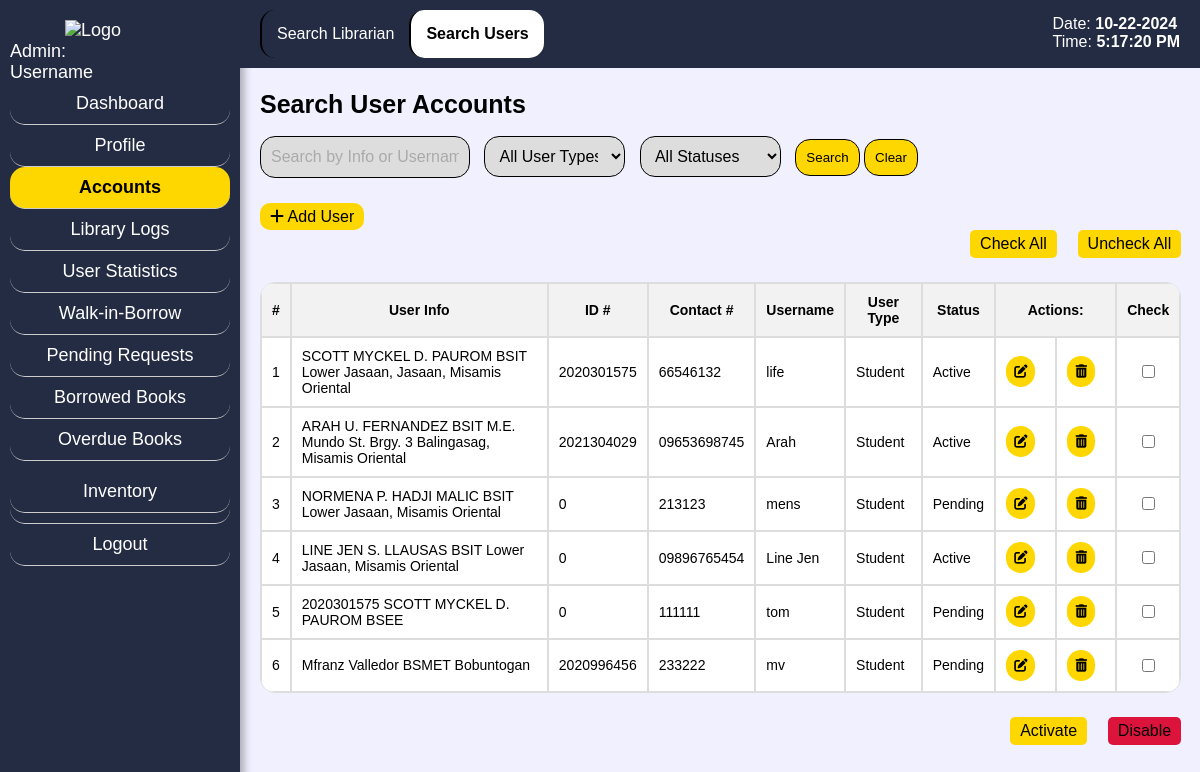
The page /admin_users.php on the database its author committed.
### tables this page shows
CREATE TABLE `users` (
  `uid` int(9) NOT NULL,
  `contact` varchar(255) NOT NULL,
  `username` varchar(255) NOT NULL,
  `password` varchar(255) NOT NULL,
  `info` varchar(255) NOT NULL,
  `idnum` varchar(255) NOT NULL,
  `user_type` varchar(99) NOT NULL,
  `profile_image` varchar(99) NOT NULL,
  `status` varchar(99) NOT NULL
);

### admin_users.php (the view, shortened to what this page needs)
<?php
include 'config.php';
?>
<!DOCTYPE html>
<html lang="en">
<head>
    <link rel="stylesheet" href="css/admin_srch.css">
    <link rel="stylesheet" href="https://cdnjs.cloudflare.com/ajax/libs/font-awesome/6.0.0-beta3/css/all.min.css">
</head>
<body class="bg">
<div class="sidebar">
    <span style="margin-left: 25%;"><img src="css/pics/logop.png" alt="Logo" class="logo"></span>
        <?php
        if(isset($admin_username_display)) {
            echo '<div class="hell">Admin: ' . $admin_username_display . '</span></div>';
        } else {
            echo '<div>Admin: <br>Username</div>';
        }
        ?>
<a href="admin_dash.php<?php if (isset($aid)) echo '?aid=' . $aid; ?>" class="sidebar-item">Dashboard</a>
<a href="admin_pf.php<?php if (isset($aid)) echo '?aid=' . $aid; ?>" class="sidebar-item">Profile</a>
<a href="admin_users.php<?php if (isset($aid)) echo '?aid=' . $aid; ?>" class="sidebar-item active">Accounts</a>
<a href="admin_attd.php<?php if (isset($aid)) echo '?aid=' . $aid; ?>" class="sidebar-item">Library Logs</a>
<a href="admin_stat.php<?php if (isset($aid)) echo '?aid=' . $aid; ?>" class="sidebar-item">User Statistics</a>
<a href="admin_wres.php<?php if (isset($aid)) echo '?aid=' . $aid; ?>" class="sidebar-item">Walk-in-Borrow</a>
<a href="admin_preq.php<?php if (isset($aid)) echo '?aid=' . $aid; ?>" class="sidebar-item">Pending Requests</a>
<a href="admin_brel.php<?php if (isset($aid)) echo '?aid=' . $aid; ?>" class="sidebar-item">Borrowed Books</a>
<a href="admin_ob.php<?php if (isset($aid)) echo '?aid=' . $aid; ?>" class="sidebar-item">Overdue Books</a>
<div class="sidebar-item dropdown">
            <a href="#" class="dropdown-link" onmouseover="toggleDropdown(event)">Inventory</a>
        </div>
    <a href="login.php" class="sidebar-item logout-btn">Logout</a>
</div>
<div class="content">
    <nav class="secondary-navbar">
        <a href="admin_srch.php<?php if (isset($aid)) echo '?aid=' . $aid; ?>" class="secondary-navbar-item">Search Librarian</a>
        <a href="admin_users.php<?php if (isset($aid)) echo '?aid=' . $aid; ?>" class="secondary-navbar-item active">Search Users</a>
    </nav>
</div>
<div class="fixed-date-time">
        <p>Date: <span id="current-date"><?php echo date("m-d-Y"); ?></span></p>
        <p>Time: <span id="current-time"></span></p>
    </div>
<div class="content-container">
    <div class="search-bar">
    <h1 style="color: black;">Search User Accounts</h1>
        <input type="text" id="searchInput" placeholder="Search by Info or Username...">
        <select id="userTypeFilter">
            <option value="">All User Types</option>
        </select>
        <select id="statusFilter">
            <option value="">All Statuses</option>
        </select>
        <button type="button" onclick="applyFilters()">Search</button>
        <button type="button" onclick="clearFilters()">Clear</button>
    </div>
    <a href="admin_adu.php<?php if (isset($aid)) echo '?aid=' . $aid; ?>" class="add-lib"><i class='fas fa-plus'></i> Add User</a>
    <div class="table-actions">
        <button type="button" onclick="checkAll()">Check All</button>
        <button type="button" onclick="uncheckAll()">Uncheck All</button>
    </div>
    <table style="margin-top: 20px;">
        <thead>
            <tr>
                <th>#</th>
                <th>User Info</th>
                <th>ID #</th>
                <th>Contact #</th>
                <th>Username</th>
                <th>User Type</th>
                <th>Status</th>
                <th colspan="2">Actions:</th>
                <th>Check</th>
            </tr>
        </thead>
        <tbody id="userTableBody">
            <?php
            $query = "SELECT * FROM users";
            $result = $mysqli->query($query);
            $counter = 1;
            while ($row = $result->fetch_assoc()) {
                echo "<tr>";
                echo "<td>" . $counter++ . "</td>";
                echo "<td>" . $row['info'] . "</td>";
                echo "<td>" . $row['idnum'] . "</td>";
                echo "<td>" . $row['contact'] . "</td>";
                echo "<td>" . $row['username'] . "</td>";
                echo "<td>" . $row['user_type'] . "</td>";
                echo "<td>" . $row['status'] . "</td>";
                echo '<td style="text-align:center;">';
                echo '<button class="edit-btn" onclick="editUser(' . $row['uid'] . ',' . $aid . ')"><i class="fas fa-edit"></i></button>';
                echo '</td>';
                echo '<td style="text-align:center;">';
                echo '<button class="delete-btn" onclick="deleteUser(' . $row['uid'] . ')"><i class="fas fa-trash-alt"></i></button>';
                echo '</td>';
                echo '<td style="text-align:center;">';
                echo '<input type="checkbox" name="user_check[]" value="' . $row['uid'] . '">';
                echo '</td>';
                echo "</tr>";
            }
            ?>
        </tbody>
    </table>
    <div class="status-actions">
        <button type="button" onclick="updateStatus('activate')">Activate</button>
        <button type="button" id="disable" onclick="updateStatus('disable')">Disable</button>
    </div>
</div>
</body>
</html>

### css/admin_srch.css (style rules this page uses)
.bg { margin: 0; padding: 0; font-family: Century Gothic,CenturyGothic,AppleGothic,sans-serif; background-color: #F0F0FF; }
.logo { height: 50px; width: auto; }
.sidebar { background-color: #242c44; width: 220px; padding: 20px 10px 20px 10px; height: 100%; font-size: 18px; position: fixed; top: 0; color: white; box-shadow: 4px 0 8px rgba(0, 0, 0, 0.3); }
.sidebar-item { padding: 10px 0; border-bottom: 1px solid #ccc; text-decoration: none; color: white; display: block; text-align: center; border-radius: 15px; }
.sidebar-item.active { background-color: gold; color: black; font-weight: bold; display: block; padding: 10px 0; }
.logout-btn { margin-top: auto; padding: 10px 0; text-decoration: none; color: white; display: block; text-align: center; border-radius: 15px; }
.secondary-navbar { background-color: #242c44; padding: 10px 20px; display: block; float: left; align-items: center; margin-left: 240px; position: fixed; width: 100%; position: fixed; top: 0; z-index: 1000; }
.secondary-navbar-item { padding: 15px; text-decoration: none; color: white; display: block; border-left: 2px solid black; float: left; text-align: center; border-radius: 15px; }
.secondary-navbar-item.active { background-color: white; color: black; font-weight: bold; }
.content-container { margin-top: 70px; margin-left: 240px; padding-left: 20px; overflow-y: auto; height: calc(100% - 70px); padding-bottom: 20px; }
.search-bar { margin-top: 20px; margin-bottom: 20px; }
.search-bar input[type="text"], .search-bar input[type="number"], .search-bar select, .search-bar button[type="submit"] { padding: 10px; font-size: 16px; border: 1px solid black; display: inline-block; margin-right: 10px; background-color: #ddd; }
.search-bar input[type="text"] { width: 20%; border-radius: 15px; }
.search-bar select { width: 15%; border-radius: 15px; }
.search-bar input[type="text"]::placeholder { color: #aaa; }
.search-bar button[type="button"] { background-color: gold; color: black; cursor: pointer; border-radius: 15px; padding: 10px; border: solid black 1px; }
h1 { font-size: 25px; }
table { width: 98%; margin-top: -10px; font-size: 14px; border-spacing: 0; border-radius: 15px; overflow: hidden; border: 1px solid #ddd; }
table tr { color: black; background-color: white; }
table th, table td { padding: 10px; border: 1px solid #ddd; text-align: left; }
table th { background-color: #f2f2f2; text-align: center; }
.fixed-date-time { position: fixed; top: 15px; right: 20px; color: white; font-size: 16px; z-index: 1000; }
.fixed-date-time p { margin: 0; padding: 0; }
.fixed-date-time span { font-weight: bold; }
.edit-btn, .delete-btn { border: none; background-color: gold; color: black; border-radius: 30px; padding: 8px; cursor: pointer; transition: background-color 0.3s; margin-right: 10px; text-decoration: none; }
input[type="number"], input[type="text"] { width: 500px; height: 20px; padding: 5px; border: none; border-radius: 5px; margin-bottom: 10px; background-color: white; color: black; }
.dropdown-link { padding: 10px 0; border-bottom: 1px solid #ccc; text-decoration: none; color: white; display: block; text-align: center; border-radius: 15px; }
.add-lib { background-color: gold; color: black; cursor: pointer; border-radius: 10px; padding: 5px; padding-left: 10px; padding-right: 10px; text-decoration: none; }
.table-actions { display: flex; justify-content: flex-end; margin-bottom: 10px; }
.table-actions button { background-color: gold; border: none; color: black; padding: 5px; padding-left: 10px; padding-right: 10px; text-align: center; text-decoration: none; display: inline-block; font-size: 16px; margin: 4px 2px; cursor: pointer; border-radius: 5px; margin-right: 2%; }
.status-actions { display: flex; justify-content: flex-end; margin-top: 20px; }
.status-actions button { background-color: gold; border: none; color: black; padding: 5px; padding-left: 10px; padding-right: 10px; text-align: center; text-decoration: none; display: inline-block; font-size: 16px; margin: 4px 2px; cursor: pointer; border-radius: 5px; margin-right: 2%; }
#disable { background-color: crimson; }

### rows shown on the page
users: info "SCOTT MYCKEL D. PAUROM BSIT Lower Jasaan, Jasaan, Misamis Oriental", idnum "2020301575", contact "66546132", username "life", user_type "Student", status "Active"
users: info "ARAH U. FERNANDEZ BSIT M.E. Mundo St. Brgy. 3 Balingasag, Misamis Oriental", idnum "2021304029", contact "09653698745", username "Arah", user_type "Student", status "Active"
users: info "NORMENA P. HADJI MALIC BSIT Lower Jasaan, Misamis Oriental", idnum "0", contact "213123", username "mens", user_type "Student", status "Pending"
users: info "LINE JEN S. LLAUSAS BSIT Lower Jasaan, Misamis Oriental", idnum "0", contact "09896765454", username "Line Jen", user_type "Student", status "Active"
users: info "2020301575 SCOTT MYCKEL D. PAUROM BSEE", idnum "0", contact "111111", username "tom", user_type "Student", status "Pending"
users: info "Mfranz Valledor BSMET Bobuntogan", idnum "2020996456", contact "233222", username "mv", user_type "Student", status "Pending"
